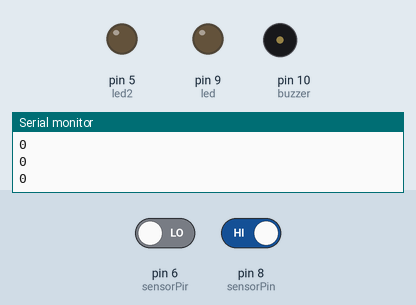
Simulated run of this sketch. Board: Arduino Uno, built with avr-gcc and run on an emulated ATmega328P. Parts: output pins drawn as LEDs (lit = HIGH), buzzer (waves = sounding), the last lines printed to the serial monitor. Dashed ring = blinking. Inputs (shaded band) come from the test bench; at power-on: pin 6 (sensorPir) LOW, pin 8 (sensorPin) HIGH. Pins used as bus, display or sensor lines are not drawn.

Above: at 1.2 s.
1.3 s: pin 6 (sensorPir) driven HIGH
At 1.38 s:
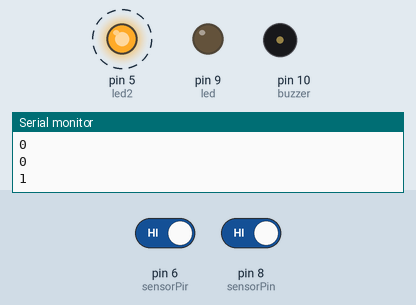
4.3 s: pin 8 (sensorPin) driven LOW
At 5.1 s:
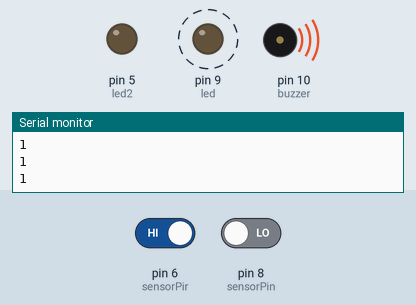
7.3 s: pin 8 (sensorPin) driven HIGH
At 7.42 s:
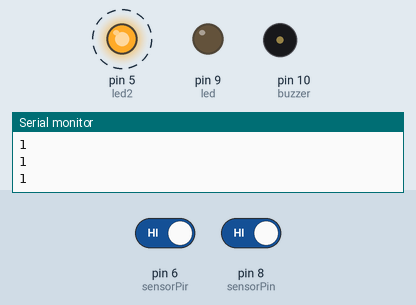
10.3 s: pin 6 (sensorPir) driven LOW
At 10.3 s:
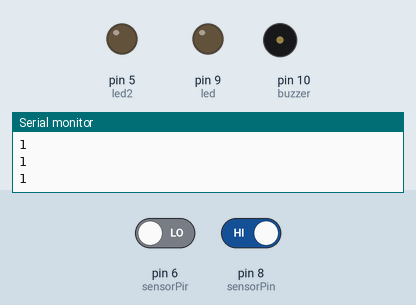
Timing chart, 0 to 12.8 s (numbered marks = the images above; inputs shaded):
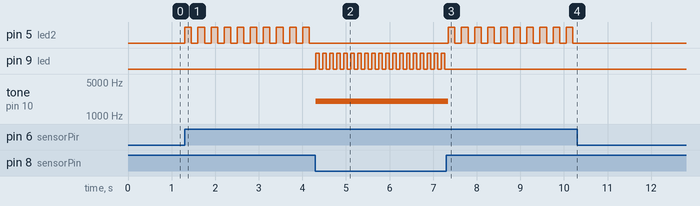

The sketch:

Portable_Home_Security_V.1.0.0.ino
```cpp
#include<SoftwareSerial.h>
int relay = 7; //pin relay
int sensorPin = 8; //pin ldr
int led = 9; // pin led
int led2 = 5;
int buzzer = 10; // pin buzzer
int sensorPir = 6; // pin pir

void setup(){
  Serial.begin(9600);
  pinMode(led, OUTPUT);
  pinMode(led2, OUTPUT);
  pinMode(relay, OUTPUT);
  pinMode(buzzer, OUTPUT);
  pinMode(sensorPin, INPUT);
  pinMode(sensorPir,INPUT);
  }

void loop(){
  int sensorValue = digitalRead(sensorPin);
  int pirval = digitalRead(sensorPir);
  Serial.println(pirval);
  if (sensorValue==0)//disini 0 itu bisa kita sebut HIGH ato 1 entah kenapa gatau juga
    {
    digitalWrite(relay, LOW); //disini juga LOW artinya di relay HIDUP entah kenapa gatau juga
    tone(buzzer, 2000);
    digitalWrite(led,HIGH);
    digitalWrite(buzzer, HIGH);
    delay(80);
    digitalWrite(led,LOW);
    delay(80);
    }
  else if(pirval== HIGH){
    digitalWrite(led2, HIGH);
    delay(150);
    digitalWrite(led2, LOW);
    delay(150);
  }
  noTone(buzzer);
  digitalWrite(led,LOW);
  digitalWrite(relay,HIGH); //disini HIGH artinya di relay MATI entah kenapa gatau juga
  digitalWrite(buzzer, LOW);
  }
```

Measured:
- after the input at 1.3 s, pin 5 (led2): alternates HIGH for 0.15 s and LOW for 0.15 s, starting at once
- after the input at 4.3 s, pin 5 (led2): stops changing and stays LOW; pin 9 (led): alternates HIGH for 0.08 s and LOW for 0.08 s, starting at once; tone on pin 10 (buzzer): silent → 2000 Hz at once
- after the input at 7.3 s, pin 5 (led2): alternates HIGH for 0.15 s and LOW for 0.15 s, starting after 0.05 s; pin 9 (led): stops changing and stays LOW; tone on pin 10 (buzzer): 2000 Hz → silent after 0.05 s
- after the input at 10.3 s, pin 5 (led2): stops changing and stays LOW
